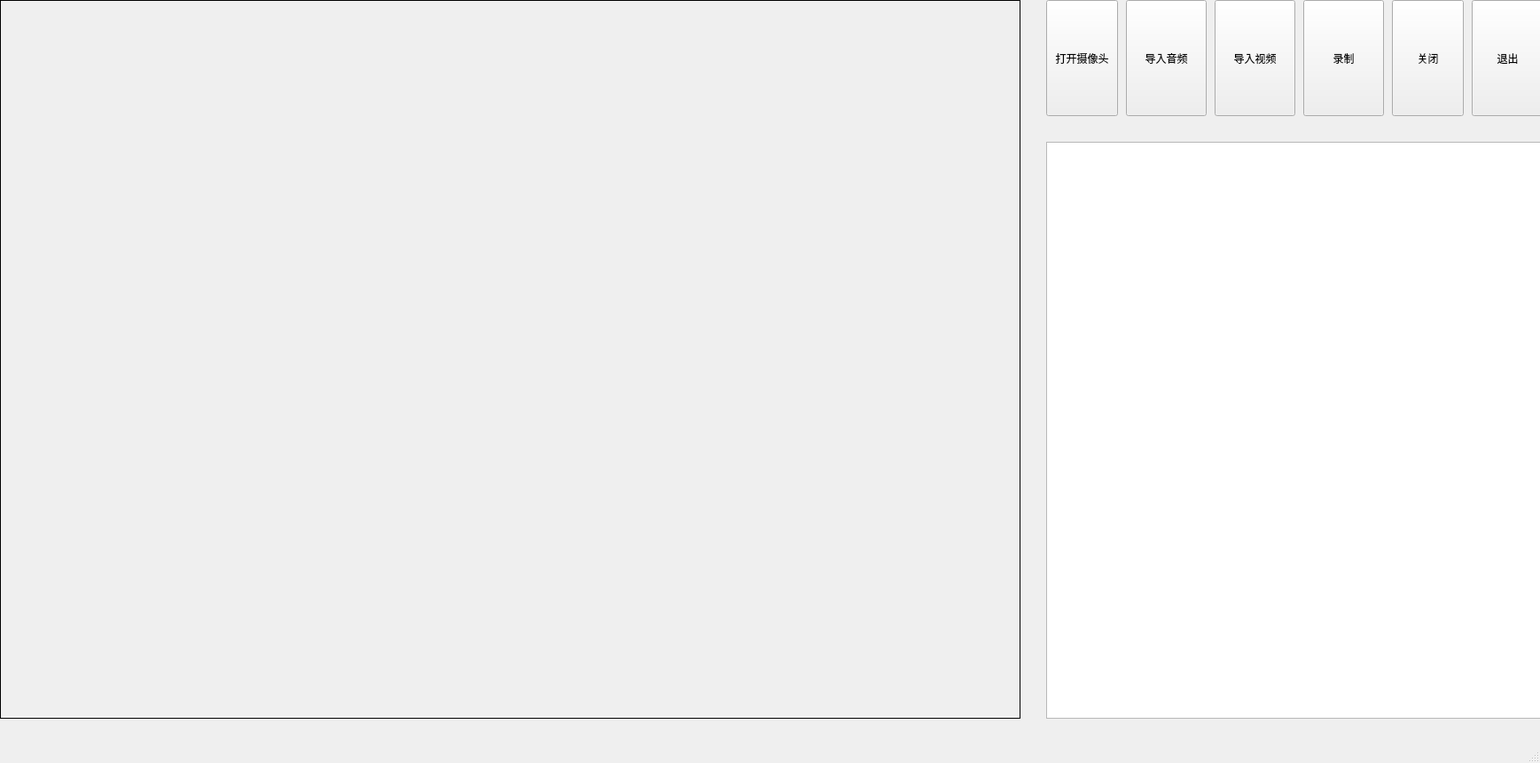
<?xml version="1.0" encoding="UTF-8"?>
<ui version="4.0">
 <class>MainWindow</class>
 <widget class="QMainWindow" name="MainWindow">
  <property name="geometry">
   <rect>
    <x>0</x>
    <y>0</y>
    <width>1737</width>
    <height>861</height>
   </rect>
  </property>
  <property name="windowTitle">
   <string>MainWindow</string>
  </property>
  <widget class="QWidget" name="centralwidget">
   <widget class="QLabel" name="label">
    <property name="geometry">
     <rect>
      <x>0</x>
      <y>0</y>
      <width>1151</width>
      <height>811</height>
     </rect>
    </property>
    <property name="mouseTracking">
     <bool>false</bool>
    </property>
    <property name="frameShape">
     <enum>QFrame::Box</enum>
    </property>
    <property name="text">
     <string/>
    </property>
   </widget>
   <widget class="QPushButton" name="openCameraButton">
    <property name="geometry">
     <rect>
      <x>1180</x>
      <y>0</y>
      <width>81</width>
      <height>131</height>
     </rect>
    </property>
    <property name="text">
     <string>打开摄像头</string>
    </property>
   </widget>
   <widget class="QPushButton" name="closeButton">
    <property name="geometry">
     <rect>
      <x>1570</x>
      <y>0</y>
      <width>81</width>
      <height>131</height>
     </rect>
    </property>
    <property name="text">
     <string>关闭</string>
    </property>
   </widget>
   <widget class="QPushButton" name="openAudioButton">
    <property name="geometry">
     <rect>
      <x>1270</x>
      <y>0</y>
      <width>91</width>
      <height>131</height>
     </rect>
    </property>
    <property name="text">
     <string>导入音频</string>
    </property>
   </widget>
   <widget class="QPushButton" name="openVideoButton">
    <property name="geometry">
     <rect>
      <x>1370</x>
      <y>0</y>
      <width>91</width>
      <height>131</height>
     </rect>
    </property>
    <property name="text">
     <string>导入视频</string>
    </property>
   </widget>
   <widget class="QTextBrowser" name="textBrowser">
    <property name="geometry">
     <rect>
      <x>1180</x>
      <y>160</y>
      <width>561</width>
      <height>651</height>
     </rect>
    </property>
    <property name="mouseTracking">
     <bool>true</bool>
    </property>
    <property name="tabletTracking">
     <bool>true</bool>
    </property>
    <property name="frameShadow">
     <enum>QFrame::Plain</enum>
    </property>
   </widget>
   <widget class="QPushButton" name="recordButton">
    <property name="geometry">
     <rect>
      <x>1470</x>
      <y>0</y>
      <width>91</width>
      <height>131</height>
     </rect>
    </property>
    <property name="text">
     <string>录制</string>
    </property>
   </widget>
   <widget class="QPushButton" name="exitButton">
    <property name="geometry">
     <rect>
      <x>1660</x>
      <y>0</y>
      <width>81</width>
      <height>131</height>
     </rect>
    </property>
    <property name="text">
     <string>退出</string>
    </property>
   </widget>
  </widget>
  <widget class="QMenuBar" name="menubar">
   <property name="geometry">
    <rect>
     <x>0</x>
     <y>0</y>
     <width>1737</width>
     <height>20</height>
    </rect>
   </property>
  </widget>
  <widget class="QStatusBar" name="statusbar"/>
 </widget>
 <resources/>
 <connections/>
</ui>
